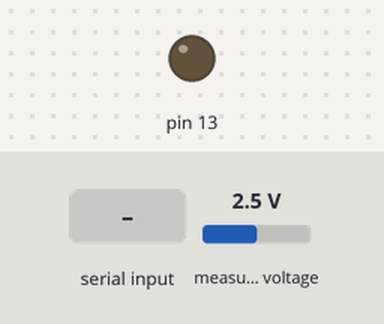
This sketch was run on a simulated Arduino Uno, built with avr-gcc and run on an emulated ATmega328P. Shown: output pins drawn as LEDs (lit = HIGH). The inputs (shaded band) are chosen by the test bench; at power-on: measured voltage 2.5 V. What the sketch prints to the serial monitor is not drawn.

Above: at 1.2 s.
1.3 s: "AIN0: \n" received over the second serial link
At 2.5 s:
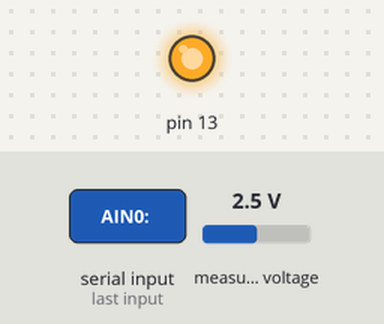
2.8 s: "?" received over the second serial link
At 3.5 s:
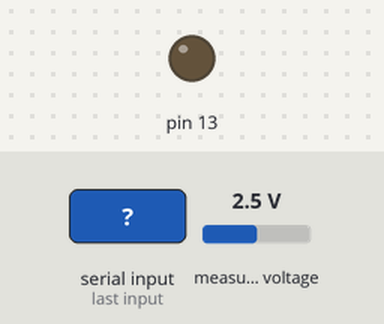
4.3 s: "A" received over the second serial link
At 5.3 s:
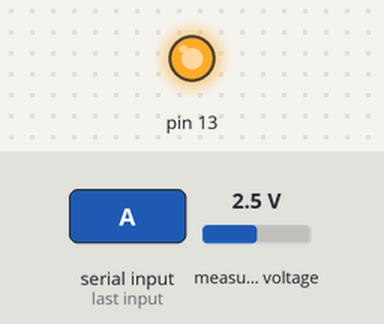
Timing chart, 0 to 7.3 s (numbered marks = the images above; inputs shaded):
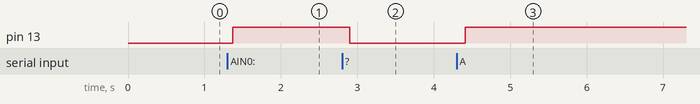

Measured:
- after the input at 1.3 s, pin 13: LOW → HIGH after 0.07 s
- after the input at 2.8 s, pin 13: HIGH → LOW after 0.10 s
- after the input at 4.3 s, pin 13: LOW → HIGH after 0.11 s

The sketch:

3dr_receive.ino
```cpp
#include <Adafruit_ADS1X15.h>
#include <Wire.h>
//#include <LiquidCrystal_I2C.h>
#include <Adafruit_MCP4725.h>
#include <SoftwareSerial.h>
Adafruit_ADS1115 ads;


// Set this value to 9, 8, 7, 6 or 5 to adjust the resolution
#define DAC_RESOLUTION    (9) //DAC resolution 12BIT: 0 to 4056

SoftwareSerial tlmSerial(10, 11); // RX, TX

//LiquidCrystal_I2C lcd(0x3f,16,2);
Adafruit_MCP4725 dac;


bool stream = false;
uint16_t i;
const PROGMEM uint16_t DACLookup_FullSine_5Bit[32] =
{
  2048, 2447, 2831, 3185, 3495, 3750, 3939, 4056,
  4095, 4056, 3939, 3750, 3495, 3185, 2831, 2447,
  2048, 1648, 1264,  910,  600,  345,  156,   39,
  0,   39,  156,  345,  600,  910, 1264, 1648
};

void setup(void)
{
  //  lcd.init();
  //  lcd.backlight();
  //  lcd.clear();
  //  lcd.setCursor(0,0);
  //  lcd.print("Voltage Arduino");
  //  lcd.setCursor(0,1);
  //  lcd.print("AIN0: ");
  pinMode(13, OUTPUT);
  Serial.begin(9600);
  Serial.setTimeout(50);
  tlmSerial.begin(57600);
  tlmSerial.setTimeout(50);


  if (!ads.begin()) {
    Serial.println("Failed to initialize ADS.");
    while (1);
  }

  dac.begin(0x60);  //Start i2c communication with the DAC (slave address sometimes can be 0x60, 0x61 or 0x62)
  delay(10);
  dac.setVoltage(2048, false); //Set DAC voltage output ot 0V (MOSFET turned off)
  delay(10);
}

void loop(void)
{
  int16_t adc0;
  float volts0;

  adc0 = ads.readADC_SingleEnded(0);
  volts0 = ads.computeVolts(adc0);

  //  Serial.println(volts0);

  //  lcd.setCursor(6,1);
  //  lcd.print(String(volts0)+"V     ");


  dac.setVoltage(pgm_read_word(&(DACLookup_FullSine_5Bit[i])), false);

  if (stream)
  {
    digitalWrite(13, HIGH);
    tlmSerial.print("#D#");
    tlmSerial.print(int(volts0*100));
//    tlmSerial.print(567);
    tlmSerial.print("#");
    tlmSerial.print(678);
    tlmSerial.print("#");
    tlmSerial.print(345);
    tlmSerial.print("#");
    tlmSerial.print(123);
    tlmSerial.print("#");
    tlmSerial.print(789);
    tlmSerial.print("#");
    tlmSerial.print(15);
    tlmSerial.write("#\n");
  }
  else
  {
    digitalWrite(13, LOW);
  }


  if (tlmSerial.available())
  {
    //    String data = tlmSerial.readString();
    //    Serial.println(data);
    char data = tlmSerial.read();
    Serial.print(data);
    if (data == '?')
    {
      Serial.write(data);
      stream = false;
      tlmSerial.write("#!#5#\n");
    }
    if (data == 'A')
    {
      Serial.write(data);
      stream = true;

    }
    if (data == 'S')
    {
      Serial.write(data);
      stream = false;

    }

  }

  i++;
  if (i > 31)
  {
    i = 0;
  }
  delay(50);
}
```
